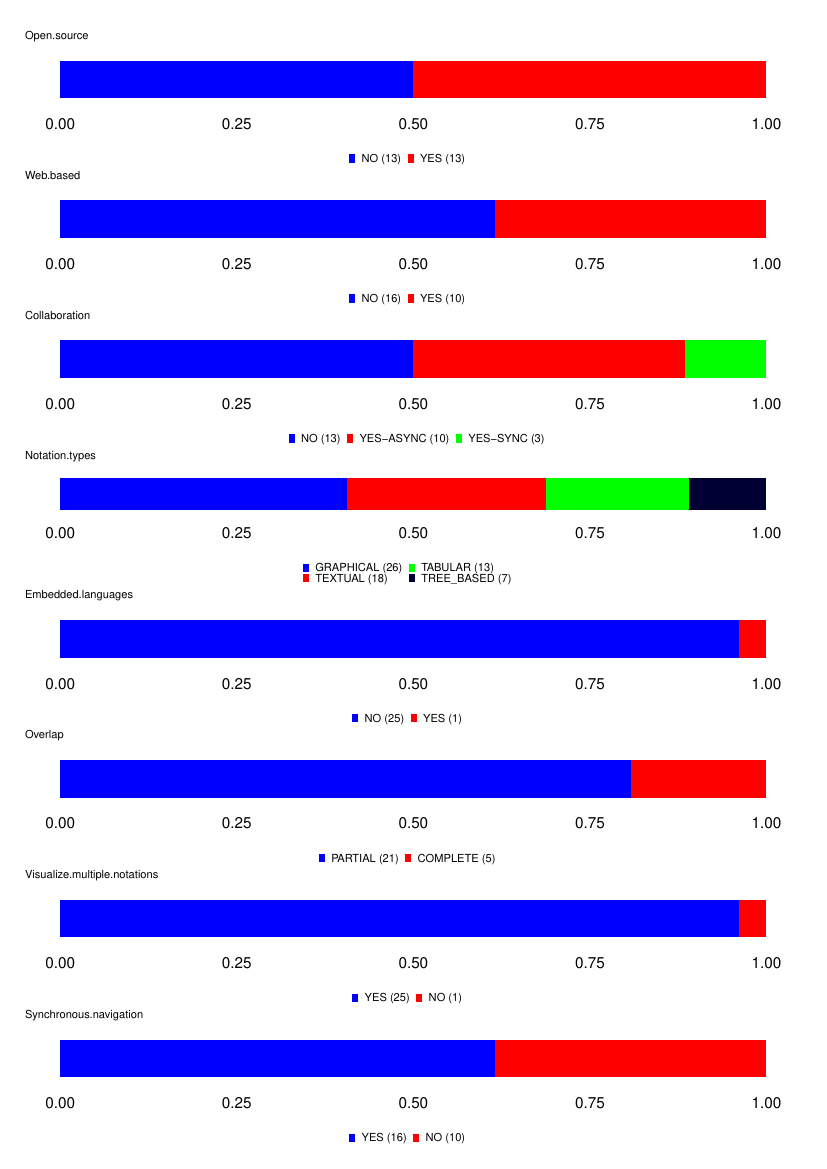

Write R code to recreate this figure.
library(ggplot2)
library(stringr)
library(plyr)
library(grid)
library(gridExtra)
library(Rmisc)
library(pals)

#remove non-analyzable columns
columnsToBeDropped <- c("Motivation")

# set up data
setwd(dirname(rstudioapi::getSourceEditorContext()$path))
data <- read.csv2("../../05-data/data-clean.csv", header = TRUE, quote = "\"", dec = ".", fill = TRUE, comment.char = "", na.strings = c("-", ""))
data <- data[,1:27]
data <- data[ , -which(names(data) %in% columnsToBeDropped)]

countSyntaxTypes = function(df, output){
  return(length(scan(text = df[10], what=character(), sep = ",")))
}
Concrete.syntax.types.count <- apply(data, 1, countSyntaxTypes)
data <- cbind(data, Concrete.syntax.types.count)


#data[is.na(data)] <- "N/A"

#factorColumns = c(7, 8, 9, 11, 12, 13, 14, 15, 16, 17, 18, 19, 20, 21, 22, 23, 24, 25, 26, 27, 28, 29, 30)
#for(i in factorColumns){
#  data[, i] <- as.factor(data[, i])
#}

###CALCULATED COLUMNS###
collaborationBinary <- data$Collaboration
collaborationBinary[collaborationBinary=="YES-SYNC"] <- "YES"
collaborationBinary[collaborationBinary=="YES-ASYNC"] <- "YES"
data$Collaboration.Binary <- collaborationBinary

icvizBinary <- data$Inconsistency.visualization
icvizBinary[icvizBinary=="INTERNAL"] <- "YES"
icvizBinary[icvizBinary=="EXTERNAL"] <- "YES"
data$Inconsistency.visualization.Binary <- icvizBinary

icmStrategy <- data$Inconsistency.management.type
icmStrategy[icmStrategy=="ON-THE-FLY"] <- "ALLOW-AND-RESOLVE"
icmStrategy[icmStrategy=="ON-DEMAND"] <- "ALLOW-AND-RESOLVE"
data$Inconsistency.management.strategy <- icmStrategy

icmAutomation <- data$Inconsistency.management.automation
icmAutomation[icmAutomation=="PARTIAL"] <- "YES"
icmAutomation[icmAutomation=="AUTOMATIC"] <- "YES"
data$Inconsistency.management.automation <- icmAutomation

concrete.syntax.count.2.more <- data$Concrete.syntax.type.count
concrete.syntax.count.2.more[concrete.syntax.count.2.more>2] <- "YES"
concrete.syntax.count.2.more[concrete.syntax.count.2.more==2] <- "NO"
data$concrete.syntax.count.2.more <- concrete.syntax.count.2.more

startIndex <- 7
stopIndex <- ncol(data)

ignoredColumnNames <- c("First.release", "Latest.release")

data <- data.frame(
  lapply(
    data,
    function(variables){
      if (is.character(variables)){
        return(toupper(variables))
      } else{
        return(variables)
      }
    }),
  stringsAsFactors = FALSE)

gatherValues <- function(index){
  if(!(names(data)[i] %in% ignoredColumnNames) && !is.numeric(data[,index])){
    df <- data.frame(cat = data[,index])
    x<-data.frame(values=unique(str_trim(unlist(strsplit(df$cat, ",")))))
    
    for(i in 1:nrow(x)){
      v <- x[i,1]
      count = 0
      for(j in 1:nrow(df)){
        if(v %in% str_trim(unlist(strsplit(df[j,1], ",")))){
          count <- count+1
        }
      }
      x[i,2] <- count
    }
    
    #rename col 2
    names(x)[2]<-"count"
    
    #remove factors with count = 0
    x <- x[x$count > 0, ]
    
    #pretty print label names and values
    for(i in 1:nrow(x)){
      x[i,1] <- paste(x[i,1], paste("(", x[i,2], ")", sep=""))
    }
    
    #order by count DESC
    x <- x[
      with(x, order(count, decreasing=TRUE)),
    ]
    x$values <- factor(x$values, levels = x$values[order(x$count, decreasing = TRUE)])
    
    #factorize
    #x$values <- as.factor(x$values)
    
    
    return(x)
  }
}


# plotting
plot <- function(index){
  x <- gatherValues(index)
  p <- ggplot(x, aes(x = '', y=count, fill=values))  +
    theme_void() +
    ggtitle(names(data)[index]) +
    geom_bar(stat="identity", position = position_fill(reverse = TRUE), width = 0.6) +
    theme(legend.position="bottom", legend.title = element_text(size=8)) +
    theme(axis.text.x = element_text(colour="black"),
          axis.title.x = element_text(colour="black"),
          plot.title = element_text(size=8),
          legend.key.size = unit(0.2, 'cm'),
          legend.text=element_text(size=8)) +
    guides(fill=guide_legend(title="", ncol=3, reverse = FALSE)) +
    ylab("") +
    scale_fill_manual(values=as.vector(glasbey(27))) +
    coord_flip()
}


outputFile <- "descriptive.pdf"
pdf(outputFile, paper="a4", width=10, height=15)
#l <- layout(matrix(c(1,2,3,4,5,6),ncol=1), widths=c(4,4,4), heights=c(1,1,1,1,1,1), TRUE)

plots <- c()
plotIndex = 1
for(i in startIndex:stopIndex){
  if(!(names(data)[i] %in% ignoredColumnNames) && !is.numeric(data[,i])){
    plotName <- paste(names(data)[i])
    print(paste("Printing plot for ", plotName, "."))
    plots[[plotIndex]]<-plot(i)
    plotIndex <- plotIndex+1
  }
  if(plotIndex %% 9 == 0){
    multiplot(plotlist = plots)
    plots <- c()
    plotIndex = 1
  }
}
if(!is.null(plots)){
  multiplot(plotlist = plots)
}

dev.off()
